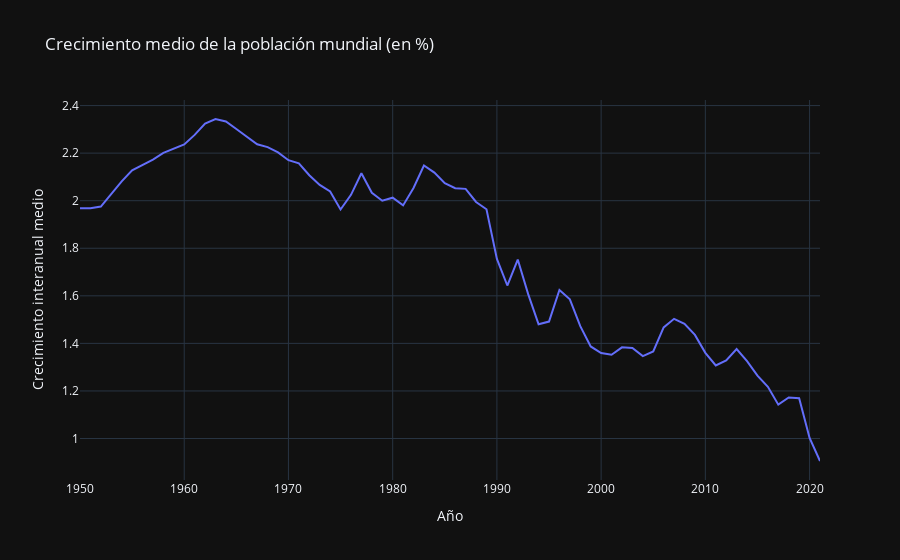

The code cell stored with this chart in its notebook:
### Code cell
# Creo una figura para comprobar la tendencia media global.

fig_global_variation_mean = px.line(df_global_mean, x= "Año", y= "Crecimiento interanual medio",
                                    title = "Crecimiento medio de la población mundial (en %)")
fig_global_variation_mean.update_layout(template="plotly_dark") 

fig_global_variation_mean.show()

### Figure 1 — Plotly figure (JSON) as saved in the notebook; plotly's stock layout.template omitted (floating-point values rounded to 4 significant figures)
{"data": [{"hovertemplate": "Año=%{x}<br>Crecimiento interanual medio=%{y}<extra></extra>", "legendgroup": "", "line": {"color": "#636efa", "dash": "solid"}, "marker": {"symbol": "circle"}, "mode": "lines", "name": "", "orientation": "v", "showlegend": false, "type": "scatter", "x": [1950, 1951, 1952, 1953, 1954, 1955, 1956, 1957, 1958, 1959, 1960, 1961, 1962, 1963, 1964, 1965, 1966, 1967, 1968, 1969, 1970, 1971, 1972, 1973, 1974, 1975, 1976, 1977, 1978, 1979, 1980, 1981, 1982, 1983, 1984, 1985, 1986, 1987, 1988, 1989, 1990, 1991, 1992, 1993, 1994, 1995, 1996, 1997, 1998, 1999, 2000, 2001, 2002, 2003, 2004, 2005, 2006, 2007, 2008, 2009, 2010, 2011, 2012, 2013, 2014, 2015, 2016, 2017, 2018, 2019, 2020, 2021], "xaxis": "x", "y": [1.968, 1.968, 1.975, 2.028, 2.081, 2.128, 2.152, 2.173, 2.201, 2.22, 2.237, 2.277, 2.324, 2.344, 2.333, 2.302, 2.27, 2.237, 2.225, 2.203, 2.17, 2.157, 2.107, 2.066, 2.039, 1.963, 2.025, 2.115, 2.034, 2.0, 2.013, 1.98, 2.053, 2.148, 2.118, 2.074, 2.053, 2.05, 1.995, 1.964, 1.755, 1.643, 1.752, 1.607, 1.48, 1.492, 1.625, 1.585, 1.472, 1.387, 1.359, 1.352, 1.383, 1.381, 1.346, 1.366, 1.467, 1.503, 1.482, 1.435, 1.36, 1.307, 1.329, 1.376, 1.326, 1.265, 1.217, 1.142, 1.172, 1.169, 1.002, 0.9054], "yaxis": "y"}], "layout": {"legend": {"tracegroupgap": 0}, "title": {"text": "Crecimiento medio de la población mundial (en %)"}, "xaxis": {"anchor": "y", "domain": [0, 1], "title": {"text": "Año"}}, "yaxis": {"anchor": "x", "domain": [0, 1], "title": {"text": "Crecimiento interanual medio"}}}}
